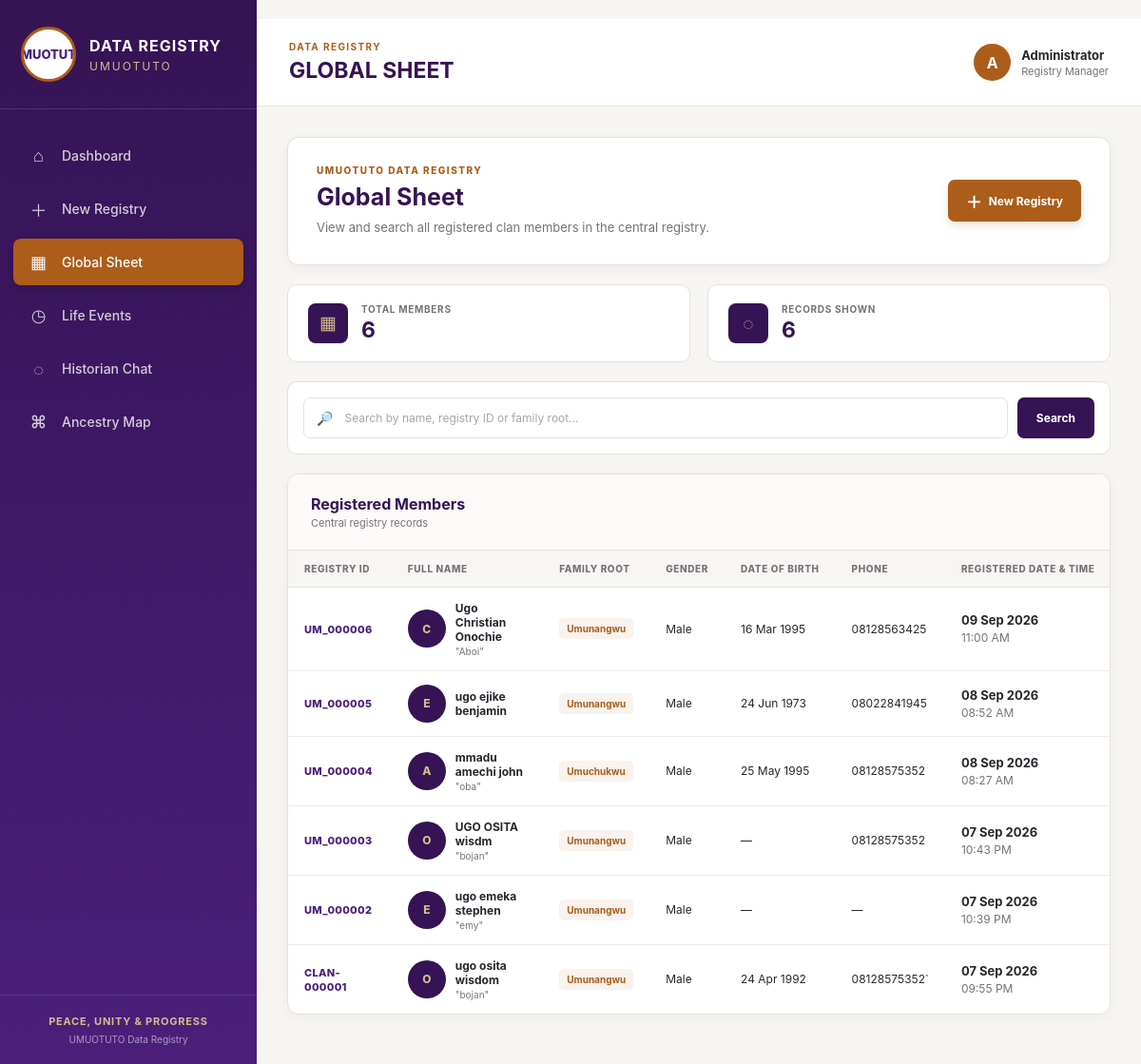
The page /global-sheet/ on the database its author committed.
### registry/models.py (models this page shows, shortened)
class Registry(models.Model):
    ROOT_FAMILY_CHOICES = [
        ("UMUNANGWU", "Umunangwu"),
        ("UMUGBANOKE", "Umugbanoke"),
        ("UMUCHUKWU", "Umuchukwu"),
    ]
    GENDER_CHOICES = [
        ("MALE", "Male"),
        ("FEMALE", "Female"),
    ]
    MARITAL_STATUS_CHOICES = [
        ("SINGLE", "Single"),
        ("MARRIED", "Married"),
        ("DIVORCED", "Divorced"),
    ]
    aut_id = models.CharField(
        max_length=30,
        unique=True,
        editable=False,
        blank=True,
    )
    aut_reg_date = models.DateTimeField(
        auto_now_add=True,
    )
    family_root = models.CharField(
        max_length=30,
        choices=ROOT_FAMILY_CHOICES,
    )
    title = models.CharField(
        max_length=50,
        blank=True,
    )
    surname = models.CharField(
        max_length=100,
    )
    firstname = models.CharField(
        max_length=100,
    )
    middlename = models.CharField(
        max_length=100,
        blank=True,
    )
    nickname = models.CharField(
        max_length=100,
        blank=True,
    )
    phone_number = models.CharField(
        max_length=20,
        blank=True,
        validators=[phone_validator],
    )
    gender = models.CharField(
        max_length=10,
        choices=GENDER_CHOICES,
    )
    date_of_birth = models.DateField(
        null=True,
        blank=True,
    )
    place_of_birth = models.CharField(
        max_length=200,
        blank=True,
    )
    family_name = models.CharField(
        max_length=200,
        blank=True,
    )
    immediate_fathers_name = models.CharField(
        max_length=200,
        blank=True,
    )
    mother_name = models.CharField(
        max_length=200,
        blank=True,
    )
    mother_clan = models.CharField(
        max_length=200,
        blank=True,
    )
    mother_village = models.CharField(
        max_length=200,
        blank=True,
    )
    mother_state = models.CharField(
        max_length=200,
        blank=True,
    )
    mother_country = models.CharField(
        max_length=200,
        blank=True,
    )
    marital_status = models.CharField(
        max_length=20,
        choices=MARITAL_STATUS_CHOICES,
    )
    spouse_full_name = models.CharField(
        max_length=200,
        blank=True,
    )
    date_of_marriage = models.DateField(
        null=True,
        blank=True,
    )
    spouse_clan = models.CharField(
        max_length=200,
        blank=True,
    )
    spouse_village = models.CharField(
        max_length=200,
        blank=True,
    )
    spouse_state = models.CharField(
        max_length=200,
        blank=True,
    )
    spouse_country = models.CharField(
        max_length=200,
        blank=True,
    )
    date_of_divorce = models.DateField(
        null=True,
        blank=True,
    )
    academic_qualification = models.CharField(
        max_length=200,
        blank=True,
    )
    area_of_profession = models.CharField(
        max_length=200,
        blank=True,
    )
    occupation = models.CharField(
        max_length=200,
        blank=True,
    )
    class Meta:
        ordering = ["-aut_reg_date"]
        verbose_name = "Registry Record"
        verbose_name_plural = "Registry Records"

### registry/views.py (the view, shortened to what this page needs)
def global_sheet(request):
    search_query = (
        request.GET.get("q")
        or request.GET.get("search")
        or ""
    ).strip()
    records = (
        Registry.objects
        .all()
        .order_by(
            "-aut_reg_date",
            "-id",
        )
    )
    context = {
        "total_records": Registry.objects.count(),
        "records": records,
        "members": records,
        "search_query": search_query,
        "query": search_query,
    }
    return render(
        request,
        "registry/global_sheet.html",
        context,
    )

### templates/registry/global_sheet.html (shortened to what this page needs)
{% extends "registry/base.html" %}
{% block page_heading %}
GLOBAL SHEET
{% endblock %}
{% block content %}
<div class="global-page">
<div class="global-header">
    <div>
        <p class="section-kicker">
            UMUOTUTO DATA REGISTRY
        </p>
        <h1>Global Sheet</h1>
        <p>
            View and search all registered clan members
            in the central registry.
        </p>
    </div>
    <a
        href="{% url 'new_registry' %}"
        class="new-member-button"
    >
        <span>＋</span>
        New Registry
    </a>
</div>
<div class="global-summary">
    <div class="summary-card">
        <div class="summary-icon">
            ▦
        </div>
        <div>
            <span>Total Members</span>
            <strong>
                {{ total_records }}
            </strong>
        </div>
    </div>
    <div class="summary-card">
        <div class="summary-icon">
            ◌
        </div>
        <div>
            <span>Records Shown</span>
            <strong>
                {{ records|length }}
            </strong>
        </div>
    </div>
</div>
<div class="global-toolbar">
    <form
        method="GET"
        class="search-form"
    >
        <div class="search-box">
            <span class="search-icon">
                🔎
            </span>
            <input
                type="text"
                name="search"
                value="{{ search_query }}"
                placeholder="Search by name, registry ID or family root..."
            >
        </div>
        <button
            type="submit"
            class="search-button"
        >
            Search
        </button>
    </form>
</div>
<div class="global-table-card">
    <div class="table-header">
        <div>
            <h2>
                Registered Members
            </h2>
            <p>
                Central registry records
            </p>
        </div>
    </div>
    {% if records %}
        <div class="table-wrapper">
            <table class="global-table">
                <thead>
                    <tr>
                        <th>
                            Registry ID
                        </th>
                        <th>
                            Full Name
                        </th>
                        <th>
                            Family Root
                        </th>
                        <th>
                            Gender
                        </th>
                        <th>
                            Date of Birth
                        </th>
                        <th>
                            Phone
                        </th>
                        <th>
                            Registered Date & Time
                        </th>
                    </tr>
                </thead>
                <tbody>
                    {% for record in records %}
                        <tr>
                            <td>
                                <span class="registry-id">
                                    {{ record.aut_id }}
                                </span>
                            </td>
                            <td>
                                <div class="member-name">
                                    <div class="member-avatar">
                                        {{ record.firstname|first|upper }}
                                    </div>
                                    <div>
                                        <strong>
                                            {{ record.surname }}
                                            {{ record.firstname }}
                                            {% if record.middlename %}
                                                {{ record.middlename }}
                                            {% endif %}
                                        </strong>
                                        {% if record.nickname %}
                                            <span>
                                                "{{ record.nickname }}"
                                            </span>
                                        {% endif %}
                                    </div>
                                </div>
                            </td>
                            <td>
                                {% if record.family_root %}
                                    <span class="family-badge">
                                        {{ record.get_family_root_display }}
                                    </span>
                                {% else %}
                                    —
                                {% endif %}
                            </td>
                            <td>
                                {% if record.gender %}
                                    {{ record.get_gender_display }}
                                {% else %}
                                    —
                                {% endif %}
                            </td>
                            <td>
                                {% if record.date_of_birth %}
                                    {{ record.date_of_birth|date:"d M Y" }}
                                {% else %}
                                    —
                                {% endif %}
                            </td>
                            <td>
                                {% if record.phone_number %}
                                    {{ record.phone_number }}
                                {% else %}
                                    —
                                {% endif %}
                            </td>
                            <td>
                                <div class="registered-date">
                                    <strong>
                                        {{ record.aut_reg_date|date:"d M Y" }}
                                    </strong>
                                    <span>
                                        {{ record.aut_reg_date|date:"h:i A" }}
                                    </span>
                                </div>
                            </td>
                        </tr>
                    {% endfor %}
                </tbody>
            </table>
        </div>
    {% endif %}
</div>
</div>
{% endblock %}

### templates/registry/base.html (shortened to what this page needs)
{% load static %}
<!DOCTYPE html>
<html lang="en">
<head>
<link
    rel="stylesheet"
    href="{% static 'css/main.css' %}"
>
</head>
<body>
<div class="app">
    <aside class="sidebar">
        <div class="brand">
            <div class="brand-logo">
                <div class="logo-placeholder">
                    UMUOTUTO
                </div>
            </div>
            <div class="brand-text">
                <h1>
                    DATA REGISTRY
                </h1>
                <p>
                    UMUOTUTO
                </p>
            </div>
        </div>
        <nav class="navigation">
            <a
                href="{% url 'dashboard' %}"
                class="nav-item {% if request.resolver_match.url_name == 'dashboard' %}active{% endif %}"
            >
                <span class="nav-icon">
                    ⌂
                </span>
                <span>
                    Dashboard
                </span>
            </a>
            <a
                href="{% url 'new_registry' %}"
                class="nav-item {% if request.resolver_match.url_name == 'new_registry' %}active{% endif %}"
            >
                <span class="nav-icon">
                    ＋
                </span>
                <span>
                    New Registry
                </span>
            </a>
            <a
                href="{% url 'global_sheet' %}"
                class="nav-item {% if request.resolver_match.url_name == 'global_sheet' or request.resolver_match.url_name == 'view_registry' %}active{% endif %}"
            >
                <span class="nav-icon">
                    ▦
                </span>
                <span>
                    Global Sheet
                </span>
            </a>
            <a
                href="{% url 'life_events' %}"
                class="nav-item {% if request.resolver_match.url_name == 'life_events' or request.resolver_match.url_name == 'new_life_event' or request.resolver_match.url_name == 'view_life_event' %}active{% endif %}"
            >
                <span class="nav-icon">
                    ◷
                </span>
                <span>
                    Life Events
                </span>
            </a>
            <a
                href="{% url 'historian_chat' %}"
                class="nav-item {% if request.resolver_match.url_name == 'historian_chat' %}active{% endif %}"
            >
                <span class="nav-icon">
                    ◌
                </span>
                <span>
                    Historian Chat
                </span>
            </a>
            <a
                href="{% url 'ancestry_map' %}"
                class="nav-item {% if request.resolver_match.url_name == 'ancestry_map' %}active{% endif %}"
            >
                <span class="nav-icon">
                    ⌘
                </span>
                <span>
                    Ancestry Map
                </span>
            </a>
        </nav>
        <div class="sidebar-footer">
            <p>
                Peace, Unity & Progress
            </p>
            <span>
                UMUOTUTO Data Registry
            </span>
        </div>
    </aside>
    <main class="main-area">
        <header class="topbar">
            <div>
                <p class="page-label">
                    DATA REGISTRY
                </p>
                <h2>
                    {% block page_heading %}{% endblock %}
                </h2>
            </div>
            <div class="user-area">
                <div class="user-avatar">
                    A
                </div>
                <div class="user-info">
                    <strong>
                        Administrator
                    </strong>
                    <span>
                        Registry Manager
                    </span>
                </div>
            </div>
        </header>
        <section class="content">
            {% block content %}
            {% endblock %}
        </section>
    </main>
</div>
</body>
</html>

### rows shown on the page
Registry: aut_id "UM_000006", firstname|first "C", surname "Ugo", firstname "Christian", middlename "Onochie", nickname "Aboi", family_root "Umunangwu", gender "Male", date_of_birth "16 Mar 1995", phone_number "08128563425", aut_reg_date "09 Sep 2026", aut_reg_date "11:00 AM"
Registry: aut_id "UM_000005", firstname|first "E", surname "ugo", firstname "ejike", middlename "benjamin", family_root "Umunangwu", gender "Male", date_of_birth "24 Jun 1973", phone_number "08022841945", aut_reg_date "08 Sep 2026", aut_reg_date "08:52 AM"
Registry: aut_id "UM_000004", firstname|first "A", surname "mmadu", firstname "amechi", middlename "john", nickname "oba", family_root "Umuchukwu", gender "Male", date_of_birth "25 May 1995", phone_number "08128575352", aut_reg_date "08 Sep 2026", aut_reg_date "08:27 AM"
Registry: aut_id "UM_000003", firstname|first "O", surname "UGO", firstname "OSITA", middlename "wisdm", nickname "bojan", family_root "Umunangwu", gender "Male", phone_number "08128575352", aut_reg_date "07 Sep 2026", aut_reg_date "10:43 PM"
Registry: aut_id "UM_000002", firstname|first "E", surname "ugo", firstname "emeka", middlename "stephen", nickname "emy", family_root "Umunangwu", gender "Male", aut_reg_date "07 Sep 2026", aut_reg_date "10:39 PM"
Registry: aut_id "CLAN-000001", firstname|first "O", surname "ugo", firstname "osita", middlename "wisdom", nickname "bojan", family_root "Umunangwu", gender "Male", date_of_birth "24 Apr 1992", phone_number "08128575352`", aut_reg_date "07 Sep 2026", aut_reg_date "09:55 PM"

### other values the page prints
{{ total_records }} "6"
{{ records|length }} "6"
